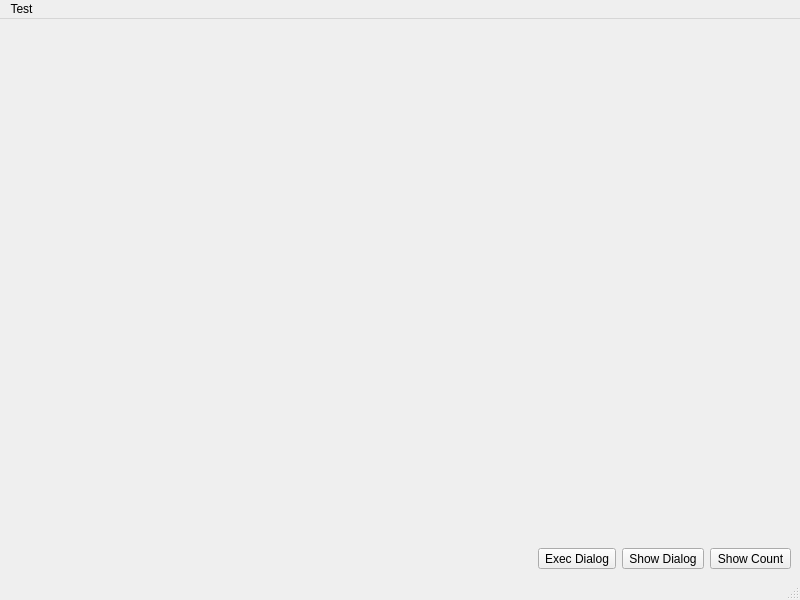
<?xml version="1.0" encoding="UTF-8"?>
<ui version="4.0">
 <class>MainWindow</class>
 <widget class="QMainWindow" name="MainWindow">
  <property name="geometry">
   <rect>
    <x>0</x>
    <y>0</y>
    <width>800</width>
    <height>600</height>
   </rect>
  </property>
  <property name="windowTitle">
   <string>MainWindow</string>
  </property>
  <widget class="QWidget" name="centralwidget">
   <layout class="QVBoxLayout" name="verticalLayout">
    <item>
     <spacer name="verticalSpacer">
      <property name="orientation">
       <enum>Qt::Vertical</enum>
      </property>
      <property name="sizeHint" stdset="0">
       <size>
        <width>20</width>
        <height>40</height>
       </size>
      </property>
     </spacer>
    </item>
    <item>
     <layout class="QHBoxLayout" name="horizontalLayout_2">
      <item>
       <spacer name="horizontalSpacer">
        <property name="orientation">
         <enum>Qt::Horizontal</enum>
        </property>
        <property name="sizeHint" stdset="0">
         <size>
          <width>40</width>
          <height>20</height>
         </size>
        </property>
       </spacer>
      </item>
      <item>
       <widget class="QToolButton" name="ui_exec_btn">
        <property name="text">
         <string>Exec Dialog</string>
        </property>
       </widget>
      </item>
      <item>
       <widget class="QToolButton" name="ui_show_btn">
        <property name="text">
         <string>Show Dialog</string>
        </property>
       </widget>
      </item>
      <item>
       <widget class="QToolButton" name="ui_count_btn">
        <property name="text">
         <string>Show Count</string>
        </property>
       </widget>
      </item>
     </layout>
    </item>
   </layout>
  </widget>
  <widget class="QMenuBar" name="menubar">
   <property name="geometry">
    <rect>
     <x>0</x>
     <y>0</y>
     <width>800</width>
     <height>22</height>
    </rect>
   </property>
   <widget class="QMenu" name="ui_test_menu">
    <property name="title">
     <string>Test</string>
    </property>
    <addaction name="ui_exec_act"/>
    <addaction name="ui_show_act"/>
    <addaction name="ui_count_act"/>
   </widget>
   <addaction name="ui_test_menu"/>
  </widget>
  <widget class="QStatusBar" name="statusbar"/>
  <action name="ui_exec_act">
   <property name="text">
    <string>Exec Dialog</string>
   </property>
  </action>
  <action name="ui_show_act">
   <property name="text">
    <string>Show Dialog</string>
   </property>
  </action>
  <action name="ui_count_act">
   <property name="text">
    <string>Show Count</string>
   </property>
  </action>
 </widget>
 <resources/>
 <connections/>
</ui>
